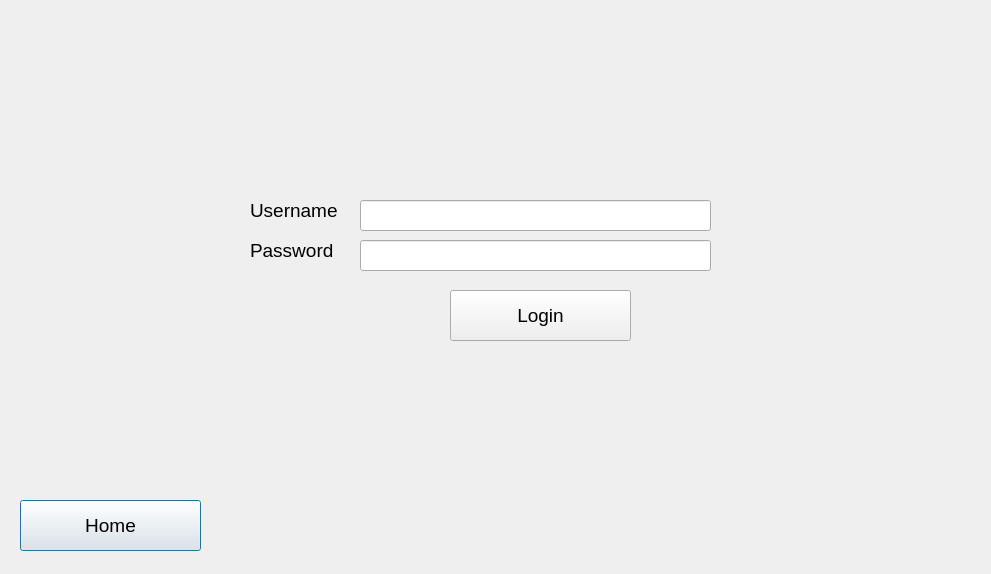
<?xml version="1.0" encoding="UTF-8"?>
<ui version="4.0">
 <class>Login</class>
 <widget class="QDialog" name="Login">
  <property name="geometry">
   <rect>
    <x>0</x>
    <y>0</y>
    <width>991</width>
    <height>574</height>
   </rect>
  </property>
  <property name="windowTitle">
   <string>Dialog</string>
  </property>
  <widget class="QPushButton" name="HomePushButton">
   <property name="geometry">
    <rect>
     <x>20</x>
     <y>500</y>
     <width>181</width>
     <height>51</height>
    </rect>
   </property>
   <property name="font">
    <font>
     <pointsize>14</pointsize>
    </font>
   </property>
   <property name="text">
    <string>Home</string>
   </property>
  </widget>
  <widget class="QPushButton" name="LoginPushButton">
   <property name="geometry">
    <rect>
     <x>450</x>
     <y>290</y>
     <width>181</width>
     <height>51</height>
    </rect>
   </property>
   <property name="font">
    <font>
     <pointsize>14</pointsize>
    </font>
   </property>
   <property name="text">
    <string>Login</string>
   </property>
  </widget>
  <widget class="QLineEdit" name="UsernameLineEdit">
   <property name="geometry">
    <rect>
     <x>360</x>
     <y>200</y>
     <width>351</width>
     <height>31</height>
    </rect>
   </property>
   <property name="font">
    <font>
     <pointsize>14</pointsize>
    </font>
   </property>
  </widget>
  <widget class="QLineEdit" name="PasswordLineEdit">
   <property name="geometry">
    <rect>
     <x>360</x>
     <y>240</y>
     <width>351</width>
     <height>31</height>
    </rect>
   </property>
   <property name="font">
    <font>
     <pointsize>14</pointsize>
    </font>
   </property>
  </widget>
  <widget class="QLabel" name="label">
   <property name="geometry">
    <rect>
     <x>250</x>
     <y>200</y>
     <width>91</width>
     <height>21</height>
    </rect>
   </property>
   <property name="font">
    <font>
     <pointsize>14</pointsize>
    </font>
   </property>
   <property name="text">
    <string>Username</string>
   </property>
  </widget>
  <widget class="QLabel" name="label_2">
   <property name="geometry">
    <rect>
     <x>250</x>
     <y>240</y>
     <width>91</width>
     <height>20</height>
    </rect>
   </property>
   <property name="font">
    <font>
     <pointsize>14</pointsize>
    </font>
   </property>
   <property name="text">
    <string>Password</string>
   </property>
  </widget>
 </widget>
 <resources/>
 <connections/>
</ui>
